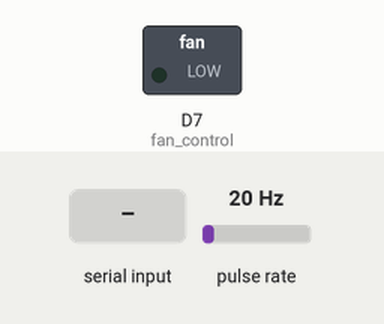
The sketch below on a simulated ESP8266 (NodeMCU). Shown: switched loads named in the sketch (green lamp = pin HIGH). Wiring (inferred from the names in the program): pulse sensor: data D6. Inputs (shaded band) come from the test bench; at power-on: pulse rate 20 Hz. What the sketch prints to the serial monitor is not drawn.

Above: at 0.8 s.
0.9 s: "1" received over Serial
At 2.3 s:
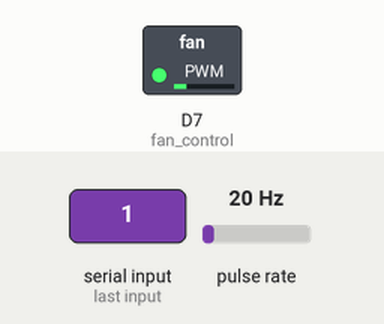
At 8.1 s:
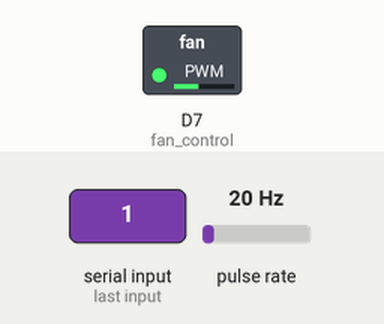
Timing chart, 0 to 20.4 s (numbered marks = the images above; inputs shaded):
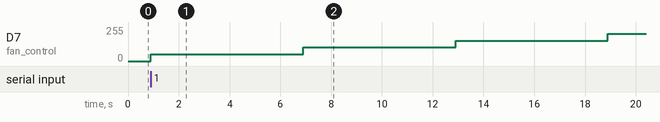

Measured:
- after the input at 0.9 s, D7 (fan_control): 0/255 → 51/255 at once, → 102/255 6.0 s later, → 153/255 6.0 s later, → 204/255 6.0 s later

The sketch:

PWM-Fan-8266.ino
```cpp
const int fan_control = D7;
const int fan_rpm = D6;

unsigned long start_time;
int count = 0;
int rpm;

void setup() {

    Serial.begin(9600);
    pinMode(fan_control, OUTPUT);
    analogWriteFreq(490);
    analogWrite(fan_control, 0);


    attachInterrupt(digitalPinToInterrupt(fan_rpm), counter, RISING);
    Serial.println("Waiting......");
    while(!Serial.available()) {}
}

void loop() {


    for(int pwm = 51; pwm <= 255; pwm += 51) {

        Serial.print ("PWM = ");
        Serial.print (map(pwm, 0, 255, 0, 100));
        Serial.print ("%");

        analogWrite(fan_control, pwm);
        delay (5000); //stablize speed.

        start_time = millis();
        count = 0;
        while ((millis() - start_time) < 1000) {}
        rpm = count * 30; //60/2


        Serial.print(" , Speed = ");
        Serial.print (rpm) ;
        Serial.println(" rpm");
    }

}

ICACHE_RAM_ATTR void counter() {
    count++;
}
```
